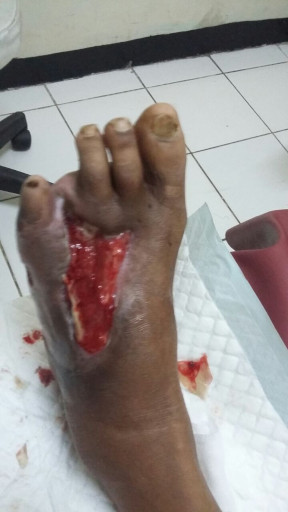
#> input picture wound_acm/dataset_3/luka_merah/ready/2.jpg, 288 x 512 px, found by its file name
$ python function_test.py
#> lines starting #> are read from the running program, lines starting #| are printed output that depends on the picture
import numpy as np
from skimage.io import imread
from skimage.util import img_as_float
from skimage.color import rgb2gray
from skimage.filters import gaussian, sobel


import matplotlib.pyplot as plt


# snake init
# [58 lines left out: functions circle_init, manual_init, matrix, external_gaussian, external, not called in this run]


# snake_init = circle_init(120, 260, 100, 400)

img = imread("../dataset_3/luka_hitam/ready/2.jpg")
#> img is the input picture: shape (512, 288, 3); mean R, G, B 150.5, 143.3, 140.1
im_gray = rgb2gray(img)
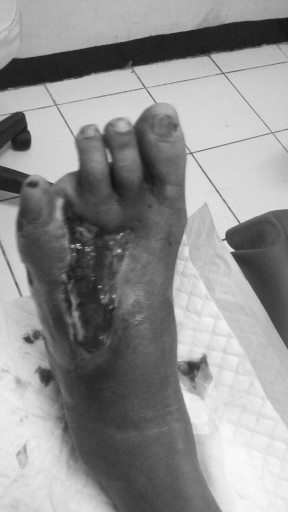
#> im_gray: shape (512, 288) float64; min 0.0699, max 0.984, mean 0.567

# [5 lines of commented-out code are left out]


my_dpi = 96 # https://www.infobyip.com/detectmonitordpi.php
fig= plt.figure(frameon=False, figsize=(img.shape[1]/my_dpi, img.shape[0]/my_dpi), dpi=my_dpi)
ax = fig.add_axes([0, 0, 1, 1])
#> (the run stopped early here; a loop or call above may not have finished)

$ run again, with wound_acm/dataset_3/luka_merah/ready/25.jpg copied over wound_acm/dataset_3/luka_merah/ready/2.jpg
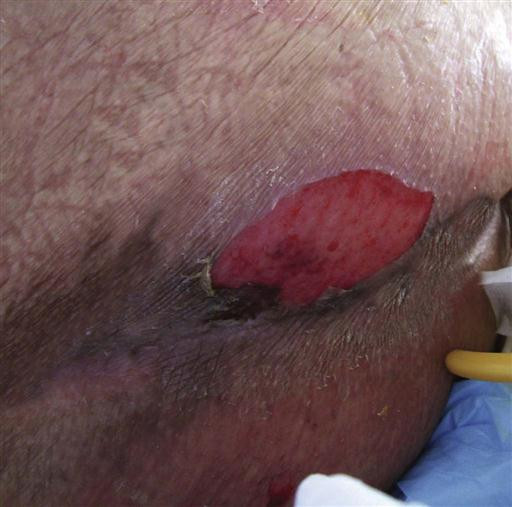
#> input picture wound_acm/dataset_3/luka_merah/ready/25.jpg, 512 x 507 px, found by its file name
#> img is the input picture: shape (507, 512, 3); mean R, G, B 112.2, 85.7, 87.5
#> `im_gray = rgb2gray(img)`:
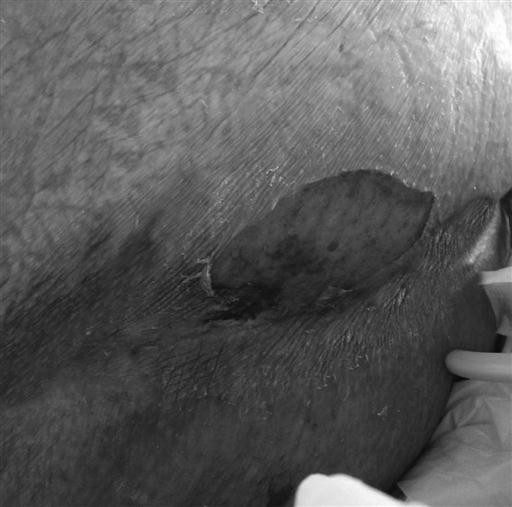
#> im_gray: shape (507, 512) float64; min 0.0117, max 1, mean 0.359

$ run again, with wound_acm/dataset_3/luka_merah/ready/39.jpg copied over wound_acm/dataset_3/luka_merah/ready/2.jpg
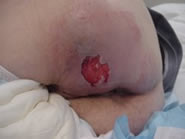
#> input picture wound_acm/dataset_3/luka_merah/ready/39.jpg, 185 x 139 px, found by its file name
#> img is the input picture: shape (139, 185, 3); mean R, G, B 139.4, 119.1, 118.4
#> `im_gray = rgb2gray(img)`:
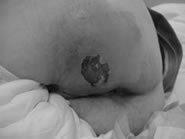
#> im_gray: shape (139, 185) float64; min 0.0414, max 0.804, mean 0.484

$ run again, with wound_acm/dataset_3/luka_merah/ready/42.jpg copied over wound_acm/dataset_3/luka_merah/ready/2.jpg
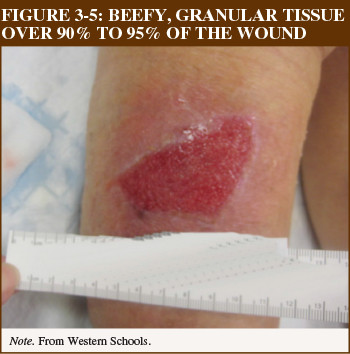
#> input picture wound_acm/dataset_3/luka_merah/ready/42.jpg, 350 x 354 px, found by its file name
#> img is the input picture: shape (354, 350, 3); mean R, G, B 170.1, 141.4, 127
#> `im_gray = rgb2gray(img)`:
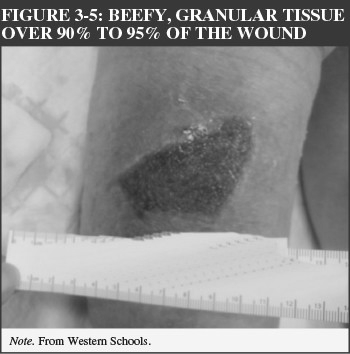
#> im_gray: shape (354, 350) float64; min 0.0854, max 1, mean 0.574
